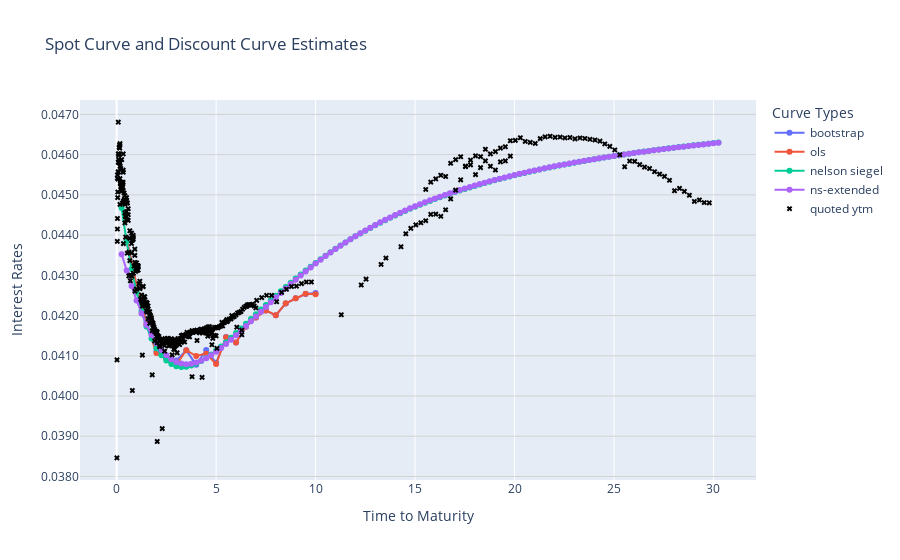

Notebook source saved alongside this figure:
### Markdown cell above
#### Extra: Compare to raw YTMs

### Code cell
raw_ytm_df = treasuries_all.set_index('ttm')['ytm']
raw_ytm_df = raw_ytm_df.sort_index(ascending=True)

# Add new data to the existing figure

fig.add_trace(go.Scatter(
    x=raw_ytm_df.index,
    y=raw_ytm_df.values,
    mode='markers',
    marker=dict(color='black', symbol='x', size=5),
    name='quoted ytm'
))

# Show the updated figure
fig.show()
